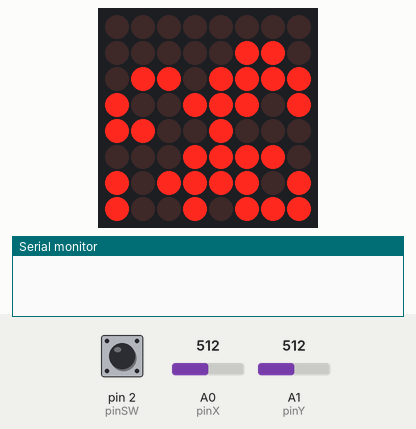
Recording of a sketch running on a simulated Arduino Uno, built with avr-gcc and run on an emulated ATmega328P. On the bench: 8×8 LED matrix, the last lines printed to the serial monitor. The test bench sets the inputs (shaded band); at power-on: A1 (pinY) = 512, A0 (pinX) = 512, pin 2 (pinSW) HIGH. Random numbers use the default seed unless the sketch sets one.

Above: at 0.5 s.
1.3 s: A1 (pinY) set to 594
At 2.1 s:
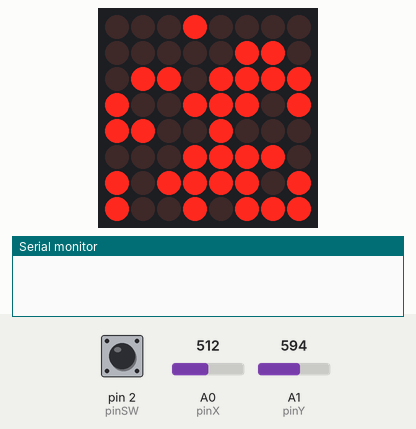
2.8 s: A1 (pinY) set to 612
At 4.6 s:
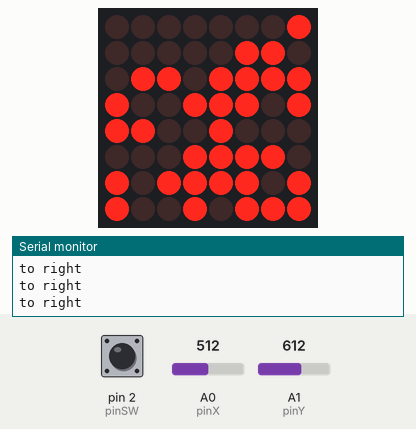
5.5 s: A0 (pinX) set to 390
At 6.9 s:
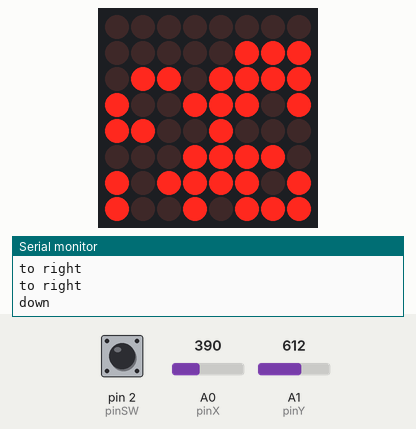
8.1 s: pin 2 (pinSW) pulled LOW for 0.15 s
8.8 s: A1 (pinY) set to 590
11.8 s: A0 (pinX) set to 409
At 13.5 s:
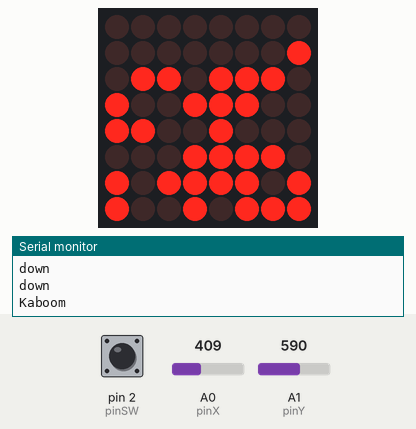
Timing chart, 0 to 15.0 s (numbered marks = the images above; inputs shaded):
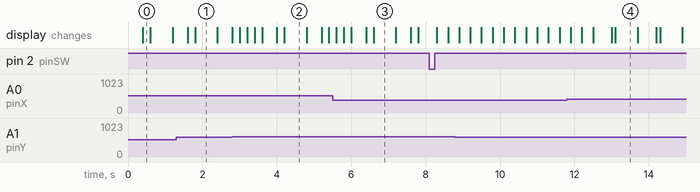

The sketch:

hmk7_mini_8x8_LED_matrix_game.ino
```cpp
#include "LedControl.h" // need the library
const byte dinPin = 12; // pin 12 is connected to the MAX7219 pin 1
const byte clockPin = 11; // pin 11 is connected to the CLK pin 13
const byte loadPin = 10; // pin 10 is connected to LOAD pin 12
const byte matrixSize = 8; // 1 as we are only using 1 MAX7219

LedControl lc = LedControl(dinPin, clockPin, loadPin, 1); //DIN, CLK, LOAD, No. DRIVER

byte matrixBrightness = 4;

//matrix for the walls
byte walls[matrixSize][matrixSize] = {
  {0, 0, 0, 0, 0, 0, 0, 0},
  {0, 0, 0, 0, 0, 0, 0, 0},
  {0, 0, 0, 0, 0, 0, 0, 0},
  {0, 0, 0, 0, 0, 0, 0, 0},
  {0, 0, 0, 0, 0, 0, 0, 0},
  {0, 0, 0, 0, 0, 0, 0, 0},
  {0, 0, 0, 0, 0, 0, 0, 0},
  {0, 0, 0, 0, 0, 0, 0, 0}
};

//matrix that contains 1 in the current position of the player
byte isBlinking[matrixSize][matrixSize] = {
  {0, 0, 0, 0, 0, 0, 0, 0},
  {0, 0, 0, 0, 0, 0, 0, 0},
  {0, 0, 0, 0, 0, 0, 0, 0},
  {0, 0, 0, 0, 0, 0, 0, 0},
  {0, 0, 0, 0, 0, 0, 0, 0},
  {0, 0, 0, 0, 0, 0, 0, 0},
  {0, 0, 0, 0, 0, 0, 0, 0},
  {0, 0, 0, 0, 0, 0, 0, 0}
};
//matrix that contains 1 in the positions in which bombs are place(before they explode)
byte bombPlacement[matrixSize][matrixSize] = {
  {0, 0, 0, 0, 0, 0, 0, 0},
  {0, 0, 0, 0, 0, 0, 0, 0},
  {0, 0, 0, 0, 0, 0, 0, 0},
  {0, 0, 0, 0, 0, 0, 0, 0},
  {0, 0, 0, 0, 0, 0, 0, 0},
  {0, 0, 0, 0, 0, 0, 0, 0},
  {0, 0, 0, 0, 0, 0, 0, 0},
  {0, 0, 0, 0, 0, 0, 0, 0}
};

int crtPlayerRow;//row that has associated 1 in isBlinking matrix
int crtPlayerCol;//col that has associated 1 in isBlinking matrix

// declare all the pins for joystick
const int pinSW = 2; // digital pin connected to switch output
const int pinX = A0; // A0 - analog pin connected to X output
const int pinY = A1; // A1 - analog pin connected to Y output

byte swState = LOW;

int xValue = 0;
int yValue = 0;

unsigned long previousMillis = 0;

unsigned int playerBlinkingRate = 600;
unsigned int bombBlinkingRate = 300;

//variable used for blinking the player and the bomb
bool playerLedState = 0;
bool bombLedState = 0;

bool joyMoved = false;
int minThreshold = 400;
int maxThreshold = 600;

//variables used as direction indicators that are set according to the movement of the joystick
unsigned int right = 0;
unsigned int left = 0;
unsigned int up = 0;
unsigned int down = 0;

//used for generating the walls one, at tha start of the game
unsigned int generatedWalls = 0;

unsigned long previousMillisB = 0;
unsigned long previousMillisP = 0;
const unsigned int playerMoveInterval = 200;

byte SwButtonState = HIGH;
//debounce for sw button
byte readingSw = HIGH;
byte lastReadingSw = HIGH;
unsigned int lastDebounceTime = 0;
unsigned int debounceDelay = 50;

unsigned int placedBomb = 0;

//variables used for saving the position in which a bombed was placed
unsigned int currentRow;
unsigned int currentCol;
unsigned int bombRow;
unsigned int bombCol;

//when a bomb explodes it distroys wals of length 3 in each direction
unsigned int nrToExplode = 3;

//used for setting a number of blinks until a bomb explodes
unsigned int currentBombTicks = 0, bombTicks = 15;

void setup() {

    pinMode(pinSW, INPUT_PULLUP); // activate pull-up resistor on the // push-button pin

    // the zero refers to the MAX7219 number, it is zero for 1 chip
    lc.shutdown(0, false); // turn off power saving, enables display
    lc.setIntensity(0, matrixBrightness); // sets brightness (0~15 possible values)
    lc.clearDisplay(0);// clear screen
    Serial.begin(9600);

    randomSeed(analogRead(pinX));//seed random

    //for making the initial position of the player random
    setInitialPlayerPosition();
}
void loop() {

    unsigned long currentMillis = millis();
    xValue = analogRead(pinX);
    yValue = analogRead(pinY);

    //generate walls only at the start of the game
    if(!generatedWalls){
      generatedWalls = 1;
      generateWalls();
    }

    //continuously blinks the led associated with the player
    blinkPlayer(crtPlayerRow, crtPlayerCol);


    //function for setting the position where a bomb was placed
    setBombPosition();

    //function that handles bomb associated led blinking and distroying the walls when the bomb explodes
    explodeBomb();

    for (int row = 0; row < matrixSize; row++) {
        for (int col = 0; col < matrixSize; col++) {
            //if this led is blinking
            if(isBlinking[row][col]){
                //sets the position variables according to joystick movements
                movePlayer(row, col);
                //retains the position where a bomb was placed
                currentRow = row;
                currentCol = col;
                //sets current position of the player
                setCrtPos(row, col);
                //sets the precedent position in isBlinking matrix to 0, since the player is not there anymore
                isBlinking[row][col] = 0;
            }
    }
  }
  if (currentMillis - previousMillis >= playerMoveInterval) {
        previousMillis = currentMillis;
        isBlinking[crtPlayerRow][crtPlayerCol] = 1;
        //turns on the led for the player in the new position and updates isBlinking matrix
        player(crtPlayerRow, crtPlayerCol);
        resetDirVariables();
  }

}

void setInitialPlayerPosition(){
    crtPlayerRow = random(matrixSize);
    crtPlayerCol = random(matrixSize);
    isBlinking[crtPlayerRow][crtPlayerCol] = 1;
}

void setBombPosition(){
  //debouce for sw button
    readingSw = digitalRead(pinSW);

    if(readingSw != lastReadingSw){
          lastDebounceTime = millis();
    }

    if ((millis() - lastDebounceTime) > debounceDelay) {
      if(readingSw != SwButtonState){
              SwButtonState = readingSw;
              if(SwButtonState == HIGH){
                  placeBombWarning();
                  bombPlacement[currentRow][currentCol] = 1;
                  bombRow = currentRow;
                  bombCol = currentCol;
              }
          }
    }
    lastReadingSw = readingSw;
}
void explodeBomb(){

  unsigned long currentMillis = millis();

  if(bombPlacement[bombRow][bombCol]) {
      lc.setLed(0, bombRow, bombCol, bombLedState);
      if (currentMillis - previousMillisB >= bombBlinkingRate) {
            previousMillisB = currentMillis;
            bombLedState = !bombLedState;
            currentBombTicks++;
      }
  }
  //if ticks until explode have passed
  if(currentBombTicks == bombTicks) {
    //set with the number of leds that can be turned off according to the position in the matrix
    int top, right, bottom, left;

    //for top
    if(bombRow < nrToExplode) {
      top = bombRow;
    } else {
      top = 3;
    }
    for(int i = 0; i<=top; i++){
       lc.setLed(0, bombRow - i, bombCol, false);
       walls[bombRow - i][bombCol] = 0;
    }
    //for right
    if(matrixSize - bombCol < nrToExplode) {
      right = matrixSize - bombCol;
    } else {
      right = 3;
    }
    for(int i = 0; i<=right; i++){
       lc.setLed(0, bombRow, bombCol + i, false);
       walls[bombRow][bombCol + i] = 0;
    }
    //for bottom
    if(matrixSize - bombRow < nrToExplode) {
      bottom = matrixSize - bombRow;
    } else {
      bottom = 3;
    }
    for(int i = 0; i<=bottom; i++){
       lc.setLed(0, bombRow + i, bombCol, false);
       walls[bombRow + i][bombCol] = 0;
    }
    //for left
    if(bombCol < nrToExplode) {
      left = bombCol;
    } else {
      left = 3;
    }
    for(int i = 0; i<=left; i++){
       lc.setLed(0, bombRow, bombCol - i, false);
       walls[bombRow][bombCol - i] = 0;
    }
    //bomb exploded so is not there anymore
    bombPlacement[bombRow][bombCol] = 0;
    //retets bomb ticks
    currentBombTicks = 0;
    Serial.println("Kaboom");

    lc.setLed(0, bombRow, bombCol, false);
  }
}

void placeBombWarning(){
    Serial.println("Bomb placed!");
}

void resetDirVariables(){
  left = 0;
  right = 0;
  up = 0;
  down = 0;
}

void player(int newRow, int newCol) {
    static int prevRow = -1;
    static int prevCol = -1;

    // Turn off the previously lit LED if it was initialized, third condition for not turning off the led associated with a bomb
    if (prevRow >= 0 && prevCol >= 0 && bombPlacement[prevRow][prevCol] == 0) {
          lc.setLed(0, prevRow, prevCol, false);
    }
    // Update the previous row and column
    prevRow = newRow;
    prevCol = newCol;
    // Turn on the new LED
    lc.setLed(0, newRow, newCol, true);
}

void movePlayer(int row, int col){
      //move player down
      if(xValue < minThreshold && joyMoved == false){
            down = 1;
            Serial.println("down");
            joyMoved = true;
            xValue = 0;
      }
      //move player up
      if(xValue > maxThreshold && joyMoved == false){
              up = 1;
              Serial.println("up");
              joyMoved = true;
              xValue = 0;
            }
      //move player right
      if(yValue > maxThreshold && joyMoved == false){
              right = 1;
              Serial.println("to right");
              joyMoved = true;
              yValue = 0;
            }
      //move player left
      if(yValue < minThreshold && joyMoved == false){
              left = 1;
              Serial.println("to left");
              joyMoved = true;
              yValue = 0;
            }

    if (xValue >= minThreshold && xValue <= maxThreshold) {
      joyMoved = false;
    }
    if (yValue >= minThreshold && yValue <= maxThreshold) {
      joyMoved = false;
    }
}

// Function to generate walls randomly on 50% of the matrix surface
void generateWalls() {
    for (int row = 0; row < matrixSize; row++) {
        for (int col = 0; col < matrixSize; col++) {
          //no walls in close proximity of the player
          //formula source(chat gpt)
          int distanceToPlayer = abs(row - crtPlayerRow) + abs(col - crtPlayerCol);
          // Randomly decide whether to set the wall (50% chance)
          if (distanceToPlayer >= 3) {  // Adjust the distance as needed
              walls[row][col] = random(2);
              lc.setLed(0, row, col, walls[row][col]);
          }
        }
    }
    for (int row = 0; row < matrixSize; row++) {
        for (int col = 0; col < matrixSize; col++) {
            lc.setLed(0, row, col, walls[row][col]);
        }
    }
}

void setCrtPos(int row, int col) {
  //move player only if in the new pos is not a wall
  if (down == 1 && row + 1 < matrixSize && walls[row + 1][col] == 0) {
    crtPlayerRow = row + 1;
    crtPlayerCol = col;
  }
  if (up == 1 && row - 1 >= 0 && walls[row - 1][col] == 0) {
    crtPlayerRow = row - 1;
    crtPlayerCol = col;
  }
  if (right == 1 && col + 1 < matrixSize && walls[row][col + 1] == 0) {
    crtPlayerRow = row;
    crtPlayerCol = col + 1;
  }
  if (left == 1 && col - 1 >= 0 && walls[row][col - 1] == 0) {
    crtPlayerRow = row;
    crtPlayerCol = col - 1;
  }
}

void blinkPlayer(int row, int col){
  unsigned long currentMillis = millis();
  if(!bombPlacement[row][col]) {
  lc.setLed(0, row, col, playerLedState);
  if (currentMillis - previousMillisP >= playerBlinkingRate) {
          previousMillisP = currentMillis;
          playerLedState = !playerLedState;
    }
  }
}
```

Measured:
- the behaviour switches between 600 and 601 on A1 (pinY) (found by bisection; images 1 and 2)
- the behaviour switches between 399 and 400 on A0 (pinX) (found by bisection; images 3 and 4)
- what the display in image 1 shows lasts 0.6 s, from 1.8 s to 2.4 s
